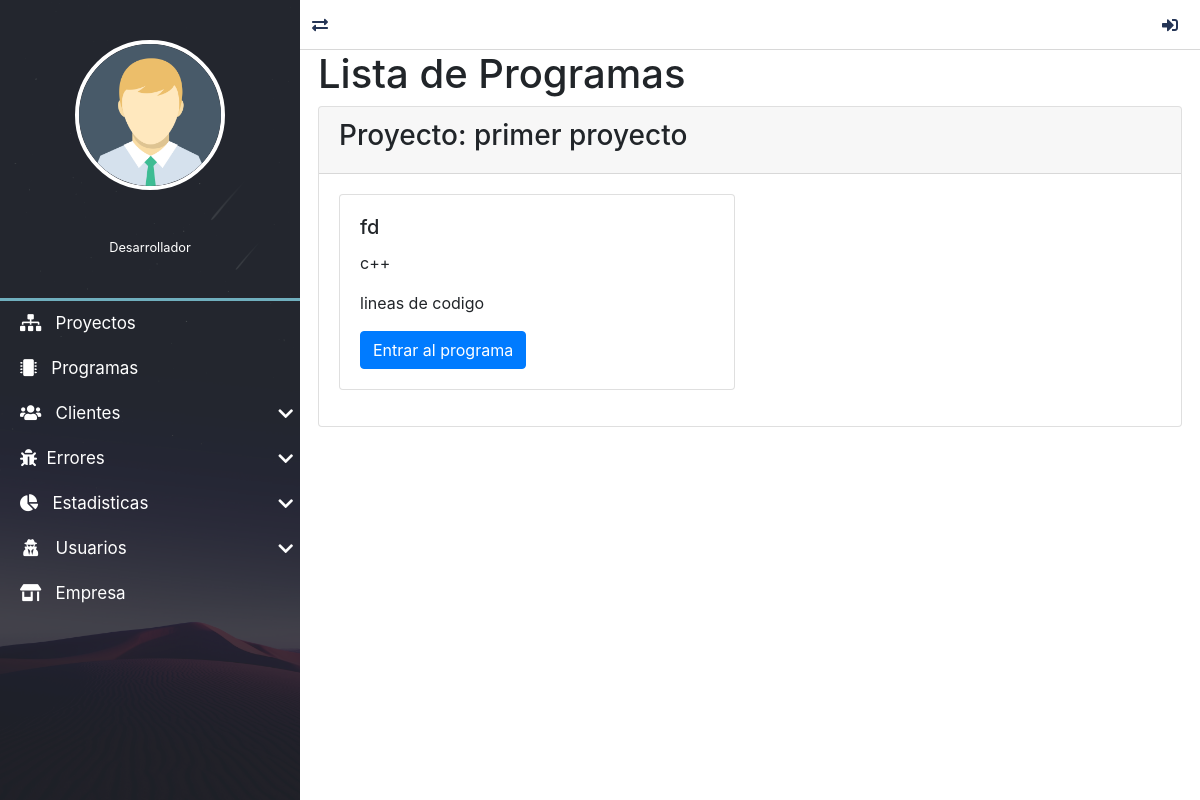
Page /programas/lista/4/1/ on the earlier database version.
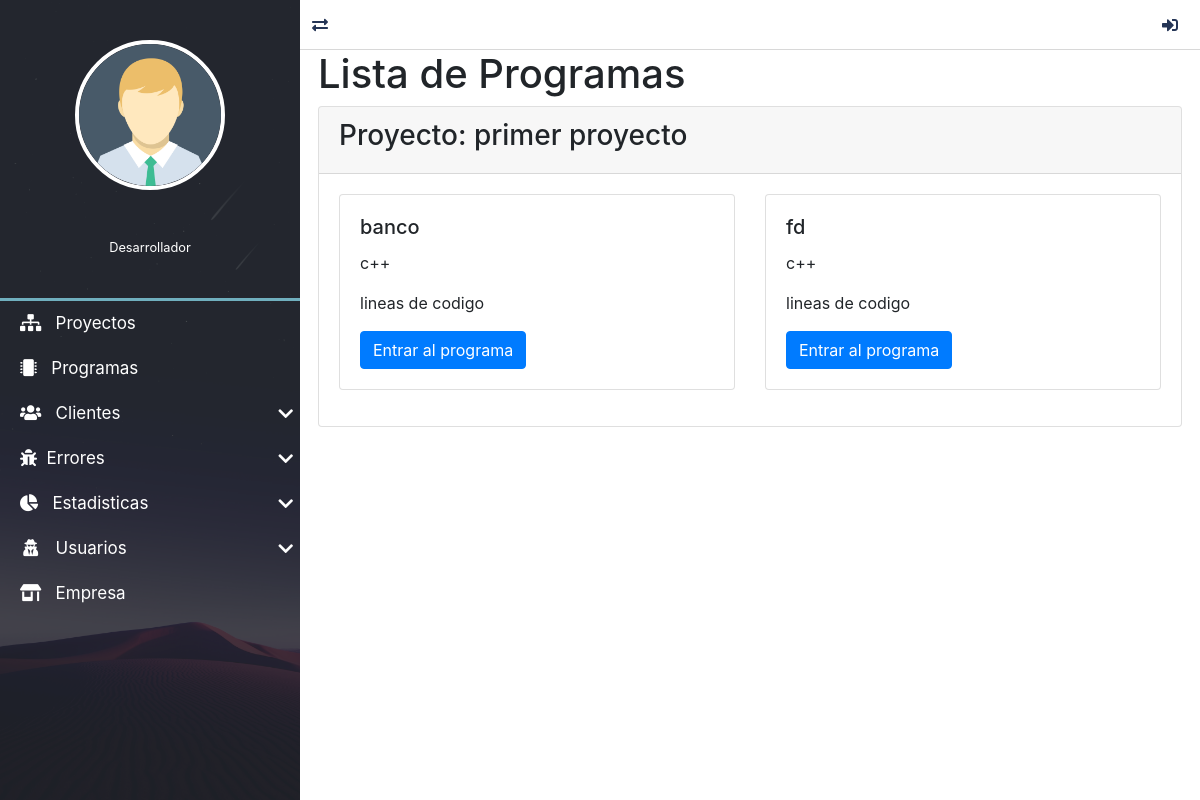
Same page on the later database version.
### programas/models.py (models this page shows, shortened)
class Programa(models.Model):
    id_usuario = models.ForeignKey(settings.AUTH_USER_MODEL, verbose_name="usuario", on_delete=models.CASCADE)
    id_proyecto = models.ForeignKey("proyectos.Proyecto", verbose_name="proyecto", on_delete=models.CASCADE)
    nombre = models.CharField(verbose_name="Nombre", max_length=200)
    descripcion = models.TextField(verbose_name="Descripción")
    id_lenguaje = models.ForeignKey("mainApp.Lenguaje", verbose_name="lenguaje", on_delete=models.CASCADE)
    id_medida = models.ForeignKey("mainApp.Medida", verbose_name="medida", on_delete=models.CASCADE)
    fecha_creacion = models.DateTimeField(auto_now_add=True, verbose_name="Fecha de creación")
    fecha_actualizacion = models.DateTimeField(auto_now=True, verbose_name="Fecha de edición")
    fecha_finalizacion = models.DateTimeField(verbose_name="Fecha de finalización", null=True, blank=True)
    class Meta:
        verbose_name = "Programa"
        verbose_name_plural = "Programas"
        ordering = ['nombre', 'fecha_creacion']

### mainApp/models.py (models this page shows)
class Lenguaje(models.Model):
    nombre = models.CharField(verbose_name="Nombre", max_length=200)
    class Meta:
        verbose_name = "Lenguaje"
        verbose_name_plural = "Lenguajes"
        ordering = ['nombre']
    def __str__(self):
        return self.nombre

class Medida(models.Model):
    acronimo = models.CharField(verbose_name="Acronimo", max_length=20)
    nombre = models.CharField(verbose_name="Nombre", max_length=200)
    descripcion = models.TextField()
    class Meta:
        verbose_name = "Medida"
        verbose_name_plural = "Medidas"
        ordering = ['nombre']
    def __str__(self):
        return self.nombre

### programas/views.py (the view)
# urls.py: path('lista/<int:id_u>/<int:id_p>/', ProgramaListView.as_view(), name='lista_programas_usuario'),
class ProgramaListView(ListView):
    model = Programa
    def get_context_data(self, **kwargs):
        context = super(ProgramaListView, self).get_context_data(**kwargs)
        context["programas"] = Programa.objects.filter(id_usuario=self.kwargs.get('id_u'), id_proyecto=self.kwargs.get('id_p'))
        context["id_p"] = Proyecto.objects.get(id=self.kwargs.get('id_p'))
        context["id_u"] = User.objects.get(id=self.kwargs.get('id_u'))
        return context

### mainApp/context_processors.py (called while the page is built)
def get_programasDeUsuario(request):
    programas= Programa.objects.all()
    return {'lista_programas':programas}

def get_lenguajes(request):
    lenguajes = Lenguaje.objects.all()
    return {'lista_lenguajes':lenguajes}

def get_medidas(request):
    medidas = Medida.objects.all()
    return {'lista_medidas':medidas}

def get_fases(request):
    fases = Fase.objects.all()
    return {'lista_fases':fases}

### proyectos/context_processors.py (called while the page is built)
def get_proyecto(request):
    proyecto= Proyecto.objects.values_list('id','nombre','id_proceso' ,'descripcion', 'fechaInicio')
    return {
        'proyectos':proyecto
    }

### proyectos/models.py (called while the page is built)
    def __str__(self):
        return self.nombre

### programas/templates/programas/programa_list.html (shortened to what this page needs)
{% extends 'layouts/layout.html' %}
{% block content %}
    <h1>Lista de Programas</h1>
    <div class="card mb-3">
        <div class="card-header">
            <h3>Proyecto: {{id_p}}</h3>
        </div>
        <div class="card-body">
            <div class="row">
                {% for programa in programas %}
                <div class="col-sm-6 mb-3">
                    <div class="card">
                        <div class="card-body">
                            <h5 class="card-title">{{programa.nombre}}</h5>
                            <p class="card-text">{{programa.id_lenguaje}}</p>
                            <p class="card-text">{{programa.id_medida}}</p>
                            <a href="{% url 'detalles_programa' programa.id programa.nombre|slugify %}" class="btn btn-primary">Entrar al programa</a>
                        </div>
                    </div>
                </div>
                {% endfor %}
            </div>
        </div>
    </div>
{% endblock content %}

Differences in the rows shown:
added Programa: nombre "banco", id_lenguaje "c++", id_medida "lineas de codigo"
